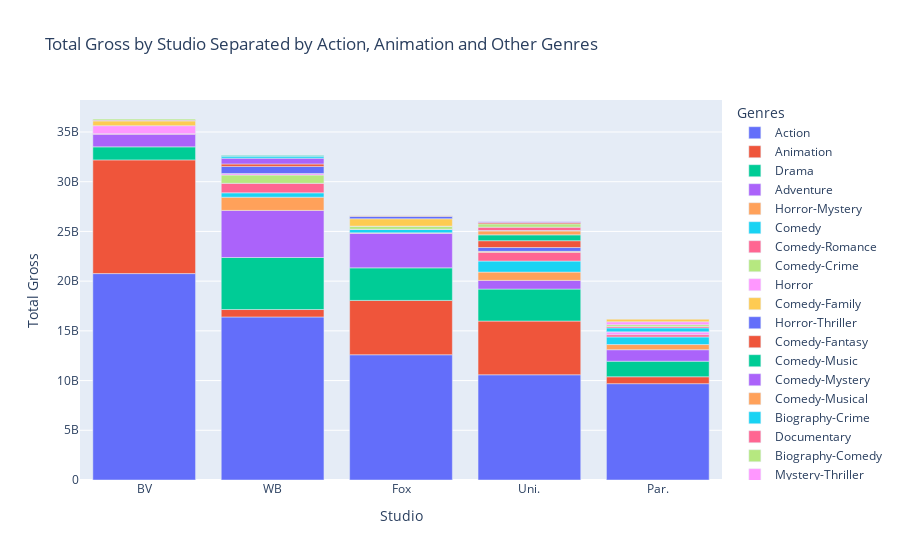

The cell this chart's notebook holds for it:
### Code cell
new_no_index_deleted

#Bar plot showing all genres spread
m = px.bar(new_no_index_deleted,x='studio',y='total_gross',color='genres_cleaned',title='Total Gross by Studio Separated by Action, Animation and Other Genres',labels ={'total_gross':'Total Gross','studio':'Studio','genres_cleaned':'Genres'});
m

### Figure 1 — Plotly figure (JSON) as saved in the notebook; plotly's stock layout.template omitted (floating-point values rounded to 4 significant figures)
{"data": [{"alignmentgroup": "True", "hovertemplate": "Genres=Action<br>Studio=%{x}<br>Total Gross=%{y}<extra></extra>", "legendgroup": "Action", "marker": {"color": "#636efa"}, "name": "Action", "offsetgroup": "Action", "orientation": "v", "showlegend": true, "textposition": "auto", "type": "bar", "x": ["BV", "WB", "Fox", "Uni.", "Par."], "xaxis": "x", "y": [20760000000.0, 16395155999, 12597089000, 10580000000.0, 9689599998], "yaxis": "y"}, {"alignmentgroup": "True", "hovertemplate": "Genres=Animation<br>Studio=%{x}<br>Total Gross=%{y}<extra></extra>", "legendgroup": "Animation", "marker": {"color": "#EF553B"}, "name": "Animation", "offsetgroup": "Animation", "orientation": "v", "showlegend": true, "textposition": "auto", "type": "bar", "x": ["BV", "Fox", "Uni.", "WB", "Par."], "xaxis": "x", "y": [11433800000, 5464999998, 5401800000, 749400000, 691506700], "yaxis": "y"}, {"alignmentgroup": "True", "hovertemplate": "Genres=Drama<br>Studio=%{x}<br>Total Gross=%{y}<extra></extra>", "legendgroup": "Drama", "marker": {"color": "#00cc96"}, "name": "Drama", "offsetgroup": "Drama", "orientation": "v", "showlegend": true, "textposition": "auto", "type": "bar", "x": ["WB", "Fox", "Uni.", "Par.", "BV"], "xaxis": "x", "y": [5232021000, 3272233600, 3217660000, 1568206000, 1309137000], "yaxis": "y"}, {"alignmentgroup": "True", "hovertemplate": "Genres=Adventure<br>Studio=%{x}<br>Total Gross=%{y}<extra></extra>", "legendgroup": "Adventure", "marker": {"color": "#ab63fa"}, "name": "Adventure", "offsetgroup": "Adventure", "orientation": "v", "showlegend": true, "textposition": "auto", "type": "bar", "x": ["WB", "Fox", "BV", "Par.", "Uni."], "xaxis": "x", "y": [4737525999, 3487300000, 1279000000, 1154500000, 873949000], "yaxis": "y"}, {"alignmentgroup": "True", "hovertemplate": "Genres=Horror-Mystery<br>Studio=%{x}<br>Total Gross=%{y}<extra></extra>", "legendgroup": "Horror-Mystery", "marker": {"color": "#FFA15A"}, "name": "Horror-Mystery", "offsetgroup": "Horror-Mystery", "orientation": "v", "showlegend": true, "textposition": "auto", "type": "bar", "x": ["WB", "Uni.", "Par.", "Fox"], "xaxis": "x", "y": [1328800000, 834300000, 519600000, 36900000], "yaxis": "y"}, {"alignmentgroup": "True", "hovertemplate": "Genres=Comedy<br>Studio=%{x}<br>Total Gross=%{y}<extra></extra>", "legendgroup": "Comedy", "marker": {"color": "#19d3f3"}, "name": "Comedy", "offsetgroup": "Comedy", "orientation": "v", "showlegend": true, "textposition": "auto", "type": "bar", "x": ["Uni.", "Par.", "WB", "Fox"], "xaxis": "x", "y": [1108400000, 764900000, 442000000, 334544000], "yaxis": "y"}, {"alignmentgroup": "True", "hovertemplate": "Genres=Comedy-Romance<br>Studio=%{x}<br>Total Gross=%{y}<extra></extra>", "legendgroup": "Comedy-Romance", "marker": {"color": "#FF6692"}, "name": "Comedy-Romance", "offsetgroup": "Comedy-Romance", "orientation": "v", "showlegend": true, "textposition": "auto", "type": "bar", "x": ["WB", "Uni.", "Par.", "BV", "Fox"], "xaxis": "x", "y": [950700000, 884100000, 225200000, 43100000, 30399999], "yaxis": "y"}, {"alignmentgroup": "True", "hovertemplate": "Genres=Comedy-Crime<br>Studio=%{x}<br>Total Gross=%{y}<extra></extra>", "legendgroup": "Comedy-Crime", "marker": {"color": "#B6E880"}, "name": "Comedy-Crime", "offsetgroup": "Comedy-Crime", "orientation": "v", "showlegend": true, "textposition": "auto", "type": "bar", "x": ["WB", "Fox"], "xaxis": "x", "y": [834100000, 290500000], "yaxis": "y"}, {"alignmentgroup": "True", "hovertemplate": "Genres=Horror<br>Studio=%{x}<br>Total Gross=%{y}<extra></extra>", "legendgroup": "Horror", "marker": {"color": "#FF97FF"}, "name": "Horror", "offsetgroup": "Horror", "orientation": "v", "showlegend": true, "textposition": "auto", "type": "bar", "x": ["BV", "Par.", "WB", "Fox"], "xaxis": "x", "y": [807100000, 279400000, 157900000, 14300000], "yaxis": "y"}, {"alignmentgroup": "True", "hovertemplate": "Genres=Comedy-Family<br>Studio=%{x}<br>Total Gross=%{y}<extra></extra>", "legendgroup": "Comedy-Family", "marker": {"color": "#FECB52"}, "name": "Comedy-Family", "offsetgroup": "Comedy-Family", "orientation": "v", "showlegend": true, "textposition": "auto", "type": "bar", "x": ["Fox", "BV", "Uni."], "xaxis": "x", "y": [747600000, 483000000, 93200000], "yaxis": "y"}, {"alignmentgroup": "True", "hovertemplate": "Genres=Horror-Thriller<br>Studio=%{x}<br>Total Gross=%{y}<extra></extra>", "legendgroup": "Horror-Thriller", "marker": {"color": "#636efa"}, "name": "Horror-Thriller", "offsetgroup": "Horror-Thriller", "orientation": "v", "showlegend": true, "textposition": "auto", "type": "bar", "x": ["WB", "Uni."], "xaxis": "x", "y": [710000000, 383500000], "yaxis": "y"}, {"alignmentgroup": "True", "hovertemplate": "Genres=Comedy-Fantasy<br>Studio=%{x}<br>Total Gross=%{y}<extra></extra>", "legendgroup": "Comedy-Fantasy", "marker": {"color": "#EF553B"}, "name": "Comedy-Fantasy", "offsetgroup": "Comedy-Fantasy", "orientation": "v", "showlegend": true, "textposition": "auto", "type": "bar", "x": ["Uni.", "WB"], "xaxis": "x", "y": [686400000, 245500000], "yaxis": "y"}, {"alignmentgroup": "True", "hovertemplate": "Genres=Comedy-Music<br>Studio=%{x}<br>Total Gross=%{y}<extra></extra>", "legendgroup": "Comedy-Music", "marker": {"color": "#00cc96"}, "name": "Comedy-Music", "offsetgroup": "Comedy-Music", "orientation": "v", "showlegend": true, "textposition": "auto", "type": "bar", "x": ["Uni."], "xaxis": "x", "y": [588200000], "yaxis": "y"}, {"alignmentgroup": "True", "hovertemplate": "Genres=Comedy-Mystery<br>Studio=%{x}<br>Total Gross=%{y}<extra></extra>", "legendgroup": "Comedy-Mystery", "marker": {"color": "#ab63fa"}, "name": "Comedy-Mystery", "offsetgroup": "Comedy-Mystery", "orientation": "v", "showlegend": true, "textposition": "auto", "type": "bar", "x": ["WB", "Par."], "xaxis": "x", "y": [586800000, 13067000], "yaxis": "y"}, {"alignmentgroup": "True", "hovertemplate": "Genres=Comedy-Musical<br>Studio=%{x}<br>Total Gross=%{y}<extra></extra>", "legendgroup": "Comedy-Musical", "marker": {"color": "#FFA15A"}, "name": "Comedy-Musical", "offsetgroup": "Comedy-Musical", "orientation": "v", "showlegend": true, "textposition": "auto", "type": "bar", "x": ["Uni."], "xaxis": "x", "y": [395000000], "yaxis": "y"}, {"alignmentgroup": "True", "hovertemplate": "Genres=Biography-Crime<br>Studio=%{x}<br>Total Gross=%{y}<extra></extra>", "legendgroup": "Biography-Crime", "marker": {"color": "#19d3f3"}, "name": "Biography-Crime", "offsetgroup": "Biography-Crime", "orientation": "v", "showlegend": true, "textposition": "auto", "type": "bar", "x": ["Par.", "WB", "Uni."], "xaxis": "x", "y": [392000000, 184700000, 43000000], "yaxis": "y"}, {"alignmentgroup": "True", "hovertemplate": "Genres=Documentary<br>Studio=%{x}<br>Total Gross=%{y}<extra></extra>", "legendgroup": "Documentary", "marker": {"color": "#FF6692"}, "name": "Documentary", "offsetgroup": "Documentary", "orientation": "v", "showlegend": true, "textposition": "auto", "type": "bar", "x": ["Uni.", "Par.", "BV"], "xaxis": "x", "y": [334900000, 137100000, 73310999], "yaxis": "y"}, {"alignmentgroup": "True", "hovertemplate": "Genres=Biography-Comedy<br>Studio=%{x}<br>Total Gross=%{y}<extra></extra>", "legendgroup": "Biography-Comedy", "marker": {"color": "#B6E880"}, "name": "Biography-Comedy", "offsetgroup": "Biography-Comedy", "orientation": "v", "showlegend": true, "textposition": "auto", "type": "bar", "x": ["Uni.", "Par.", "BV"], "xaxis": "x", "y": [332700000, 182400000, 117900000], "yaxis": "y"}, {"alignmentgroup": "True", "hovertemplate": "Genres=Mystery-Thriller<br>Studio=%{x}<br>Total Gross=%{y}<extra></extra>", "legendgroup": "Mystery-Thriller", "marker": {"color": "#FF97FF"}, "name": "Mystery-Thriller", "offsetgroup": "Mystery-Thriller", "orientation": "v", "showlegend": true, "textposition": "auto", "type": "bar", "x": ["Par."], "xaxis": "x", "y": [294800000], "yaxis": "y"}, {"alignmentgroup": "True", "hovertemplate": "Genres=Mystery-Sci-Fi<br>Studio=%{x}<br>Total Gross=%{y}<extra></extra>", "legendgroup": "Mystery-Sci-Fi", "marker": {"color": "#FECB52"}, "name": "Mystery-Sci-Fi", "offsetgroup": "Mystery-Sci-Fi", "orientation": "v", "showlegend": true, "textposition": "auto", "type": "bar", "x": ["Par."], "xaxis": "x", "y": [260100000], "yaxis": "y"}, {"alignmentgroup": "True", "hovertemplate": "Genres=Horror-Sci-Fi<br>Studio=%{x}<br>Total Gross=%{y}<extra></extra>", "legendgroup": "Horror-Sci-Fi", "marker": {"color": "#636efa"}, "name": "Horror-Sci-Fi", "offsetgroup": "Horror-Sci-Fi", "orientation": "v", "showlegend": true, "textposition": "auto", "type": "bar", "x": ["Fox"], "xaxis": "x", "y": [240900000], "yaxis": "y"}, {"alignmentgroup": "True", "hovertemplate": "Genres=Romance-Sci-Fi<br>Studio=%{x}<br>Total Gross=%{y}<extra></extra>", "legendgroup": "Romance-Sci-Fi", "marker": {"color": "#EF553B"}, "name": "Romance-Sci-Fi", "offsetgroup": "Romance-Sci-Fi", "orientation": "v", "showlegend": true, "textposition": "auto", "type": "bar", "x": ["Uni."], "xaxis": "x", "y": [127900000], "yaxis": "y"}, {"alignmentgroup": "True", "hovertemplate": "Genres=Fantasy-Horror<br>Studio=%{x}<br>Total Gross=%{y}<extra></extra>", "legendgroup": "Fantasy-Horror", "marker": {"color": "#00cc96"}, "name": "Fantasy-Horror", "offsetgroup": "Fantasy-Horror", "orientation": "v", "showlegend": true, "textposition": "auto", "type": "bar", "x": ["WB"], "xaxis": "x", "y": [89200000], "yaxis": "y"}, {"alignmentgroup": "True", "hovertemplate": "Genres=Comedy-Western<br>Studio=%{x}<br>Total Gross=%{y}<extra></extra>", "legendgroup": "Comedy-Western", "marker": {"color": "#ab63fa"}, "name": "Comedy-Western", "offsetgroup": "Comedy-Western", "orientation": "v", "showlegend": true, "textposition": "auto", "type": "bar", "x": ["Uni."], "xaxis": "x", "y": [87200000], "yaxis": "y"}, {"alignmentgroup": "True", "hovertemplate": "Genres=Crime-Thriller<br>Studio=%{x}<br>Total Gross=%{y}<extra></extra>", "legendgroup": "Crime-Thriller", "marker": {"color": "#FFA15A"}, "name": "Crime-Thriller", "offsetgroup": "Crime-Thriller", "orientation": "v", "showlegend": true, "textposition": "auto", "type": "bar", "x": ["Fox"], "xaxis": "x", "y": [62700000], "yaxis": "y"}], "layout": {"barmode": "relative", "legend": {"title": {"text": "Genres"}, "tracegroupgap": 0}, "title": {"text": "Total Gross by Studio Separated by Action, Animation and Other Genres"}, "xaxis": {"anchor": "y", "domain": [0, 1], "title": {"text": "Studio"}}, "yaxis": {"anchor": "x", "domain": [0, 1], "title": {"text": "Total Gross"}}}}
